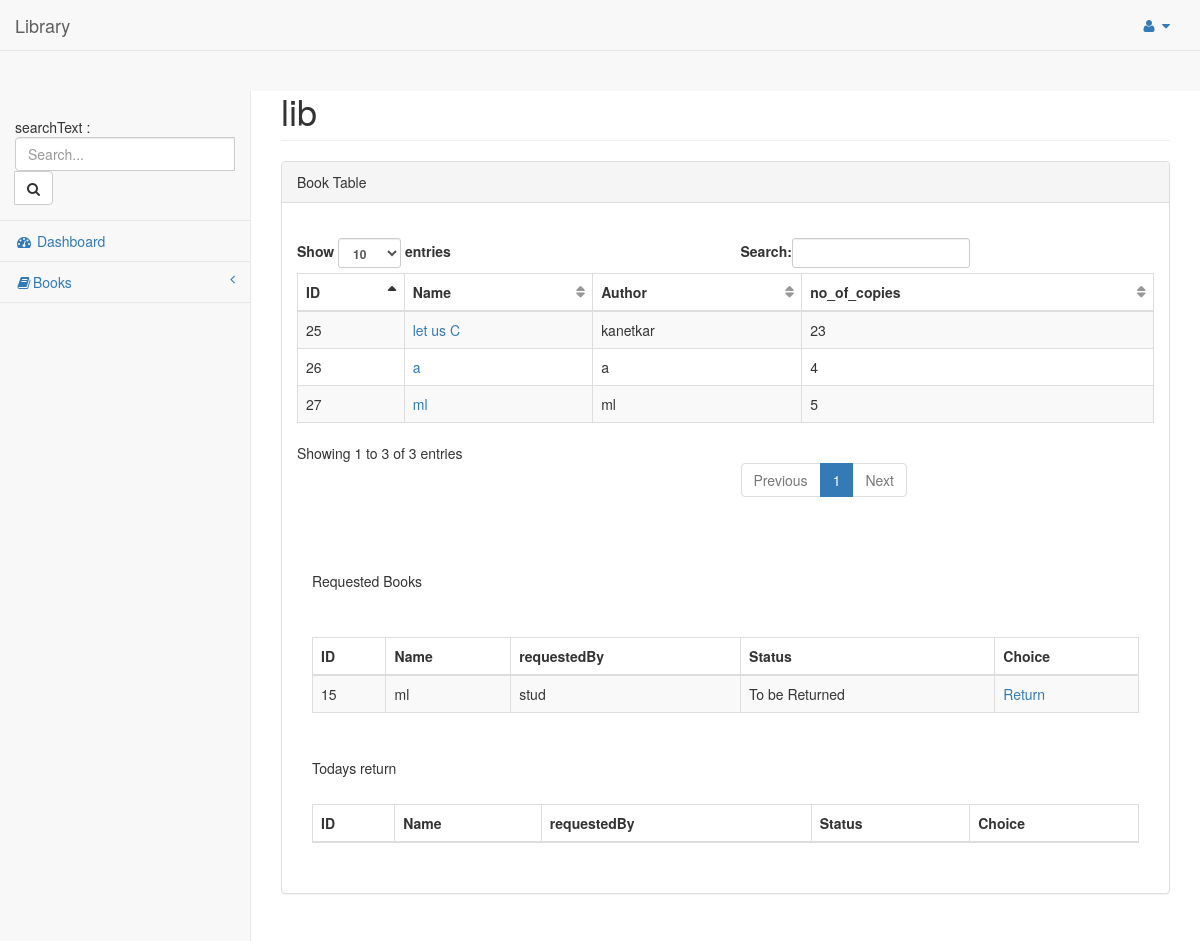
/librarian_dash/ (signed in), run on an earlier commit of the app's database.
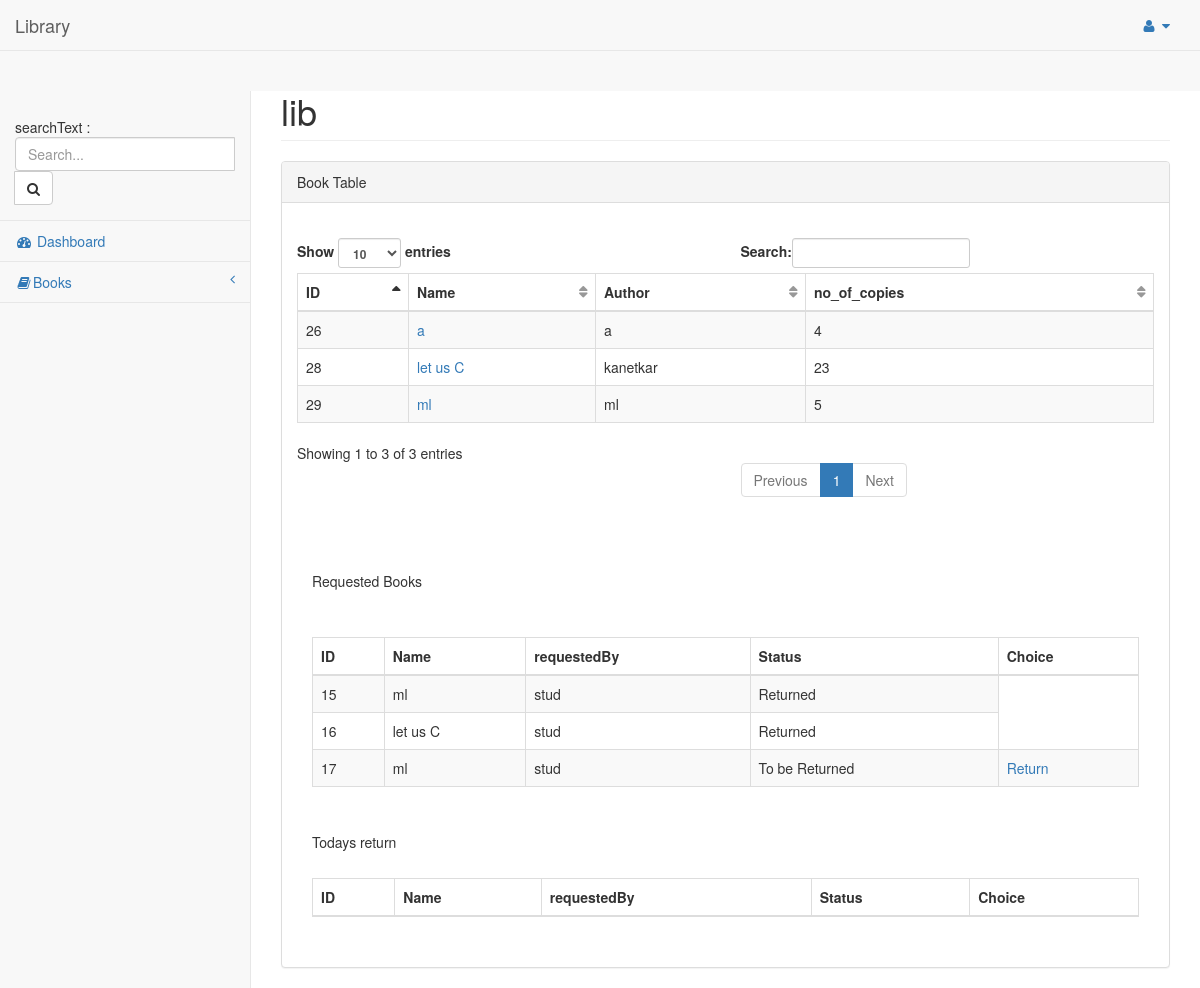
And on a later commit of the database.
### app1/models.py (models this page shows, shortened)
class User(models.Model):
	name = models.CharField(max_length=50)
	username = models.CharField(max_length=50)
	password = models.CharField(max_length=50)
	contact = models.CharField(max_length=50)
	user_type = models.CharField(max_length=10,choices = user_choices,default='Librarian')

class books(models.Model):
	name = models.CharField(max_length=50)
	author = models.CharField(max_length=50)
	no_of_copies = models.IntegerField()
	summary = models.CharField(max_length=300,default = 'default')
	subject = models.CharField(max_length=50,default = 'subject')
	star_rating = models.IntegerField(default = 1)

class requested(models.Model):
	name = models.CharField(max_length=50)
	requestedBy = models.CharField(max_length=50)
	status = models.CharField(max_length=50,choices = requested_status,default='Booked')
	issue_date = models.DateField(default= date.today())
	return_date = models.DateField(default = date.today()+timedelta(days=7))

### app1/views.py (the view)
# urls.py: path('librarian_dash/',views.lib_dash,name='lib_dash'),
@csrf_exempt
def lib_dash(request):
	if 'User_type' in request.session:
		if request.session['User_type']=="Librarian":
			context = {}
			obj_user = models.User.objects.get(username = request.session['username'])
			context['username'] = obj_user.username
			context['name'] = obj_user.name
			context['contact'] = obj_user.contact
			context['user_type'] = obj_user.user_type
			context['message1'] = "Librarian"
			context['message'] = "I'm a Librarian"
			context['books'] = list(models.books.objects.filter(no_of_copies__gt = 0))
			context['rbooks'] = list(models.requested.objects.all())
			context['rbooks'].sort(key = sort_date)
			context['retbooks'] = list(models.requested.objects.filter(return_date = date.today(),status = 'To be Returned'))
			for i in context['retbooks']:
				print(i.return_date)
			response = render(request,'mes.html',context)
			return response
	else:
		return redirect('/login')

### app1/views.py (called while the page is built)
@csrf_exempt
def sort_date(temp):
	return temp.return_date

### app1/templates/mes.html (shortened to what this page needs)
<!DOCTYPE html>
<html>
</html>
<head>
  <link href="/static/vendor/bootstrap/css/bootstrap.min.css" rel="stylesheet">
  <link href="/static/vendor/metisMenu/metisMenu.min.css" rel="stylesheet">
   <link href="/static/dist/css/sb-admin-2.css" rel="stylesheet">
   <link href="/static/vendor/morrisjs/morris.css" rel="stylesheet">
   <link href="/static/vendor/font-awesome/css/font-awesome.min.css" rel="stylesheet" type="text/css">
</head>
<body>
  <div id="wrapper">
       <nav class="navbar navbar-default navbar-static-top" role="navigation" style="margin-bottom: 0">
           <div class="navbar-header">
               <a class="navbar-brand" href="/login">Library</a>
           </div>
           <ul class="nav navbar-top-links navbar-right">
           <li class="dropdown">
                    <a class="dropdown-toggle" data-toggle="dropdown" href="#">
                        <i class="fa fa-user fa-fw"></i> <i class="fa fa-caret-down"></i>
                    </a>
                </li>
            </ul>
        </nav>
  </div>
  <div class="navbar-default sidebar" role="navigation">
                <div class="sidebar-nav navbar-collapse">
                    <ul class="nav" id="side-menu">
                      <li class="sidebar-search">
                            <div class="input-group custom-search-form">
                              <form action="/search/" method="post">
                                searchText : <input type="text" class="form-control" placeholder="Search...">
                                <span class="input-group-btn">
                                <button class="btn btn-default" type="button">
                                    <i class="fa fa-search"></i>
                                </button>
                              </form>
                            </div>
                        </li>
                      <li>
                        <a href="/login"><i class="fa fa-dashboard fa-fw"></i> Dashboard</a>
                      </li>
                      <li>
                          <a href="#"><i class="fa fa-book fa-fw"></i><span class="fa arrow"></span>Books</a>
                      </li>
                    </ul>
                </div>
  </div>
  <div id="page-wrapper">
    <h1 class="page-header">{{name}}</h1>
    <div class="row">
      <div class="col-lg-12">
        <div class="panel panel-default">
          <div class="panel-heading">
            Book Table
          </div>
        <div class="panel-body">
        <table width="100%" class="table table-striped table-bordered table-hover" id="dataTables-example">
        <thead>
          <tr>
            <th>ID</th>
            <th>Name</th>
            <th>Author</th>
            <th>no_of_copies</th>
          </tr>
        </thead>
        {% for i in books %}
        <tr>
          <td>{{i.id}}</td>
          <td><a href="/book_details/?book_id={{i.id}}">{{i.name}}</a></td>
           <td>{{i.author}}</td>&nbsp
           <td>{{i.no_of_copies}}</td>
         </tr>
        	{% endfor %}
        </table>
        <br><br>
            <div class="panel-heading">
                Requested Books
              </div>
            <div class="panel-body">
            <table width="100%" class="table table-striped table-bordered table-hover" id="dataTables-example">
            <thead>
              <tr>
                <th>ID</th>
                <th>Name</th>
                {% if message1 == "Librarian" %}
                <th>requestedBy</th>
                {% endif %}
                <th>Status</th>
                {% if message1 == "Librarian" %}
                <th>Choice</th>
                {% endif %}
              </tr>
              </thead>
              {% for i in rbooks %}
              <tr>
                <td>{{i.id}}</td>
                <td>{{i.name}}</td>&nbsp
                {% if message1 == "Librarian" %}
                 <td>{{i.requestedBy}}</td>&nbsp
                 {% endif %}
                 <td>{{i.status}}</td>
                 {% if message1 == "Librarian" and i.status == "To be Returned" %}
                 <td><a href="/currentBookings/?request_id={{i.id}}">Return</a></td>
                 {% endif %}
               </tr>
              	{% endfor %}
            </table>
            </div>
            <div class="panel-heading">
                Todays return
              </div>
            <div class="panel-body">
            <table width="100%" class="table table-striped table-bordered table-hover" id="dataTables-example">
            <thead>
              <tr>
                <th>ID</th>
                <th>Name</th>
                {% if message1 == "Librarian" %}
                <th>requestedBy</th>
                {% endif %}
                <th>Status</th>
                {% if message1 == "Librarian" %}
                <th>Choice</th>
                {% endif %}
              </tr>
              </thead>
            </table>
            </div>
      </div>
    </div>
  </div>
</div>
  </div>
  </body>
</html>

What changed in the data, as far as the page shows it:
removed books: id "25", name "let us C", author "kanetkar", no_of_copies "23"
removed books: id "27", name "ml", author "ml", no_of_copies "5"
added books: id "28", name "let us C", author "kanetkar", no_of_copies "23"
added books: id "29", name "ml", author "ml", no_of_copies "5"
changed requested id 15: status "To be Returned" → "Returned"; no longer shows "Return"
added requested: id "16", name "let us C", requestedBy "stud", status "Returned"
added requested: id "17", name "ml", requestedBy "stud", status "To be Returned"
